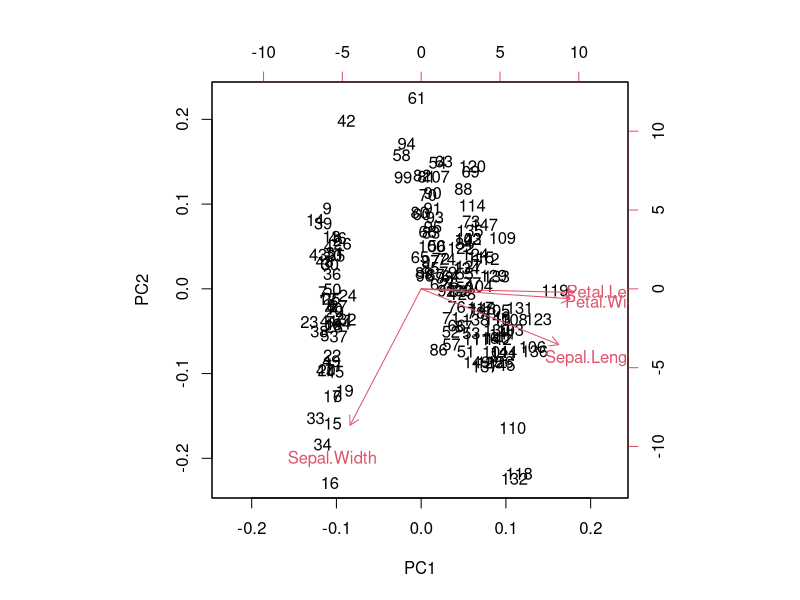
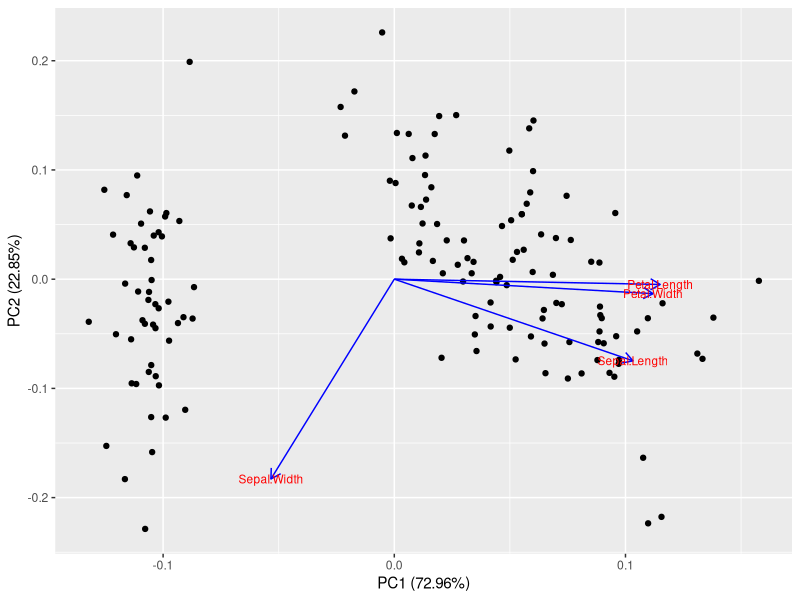
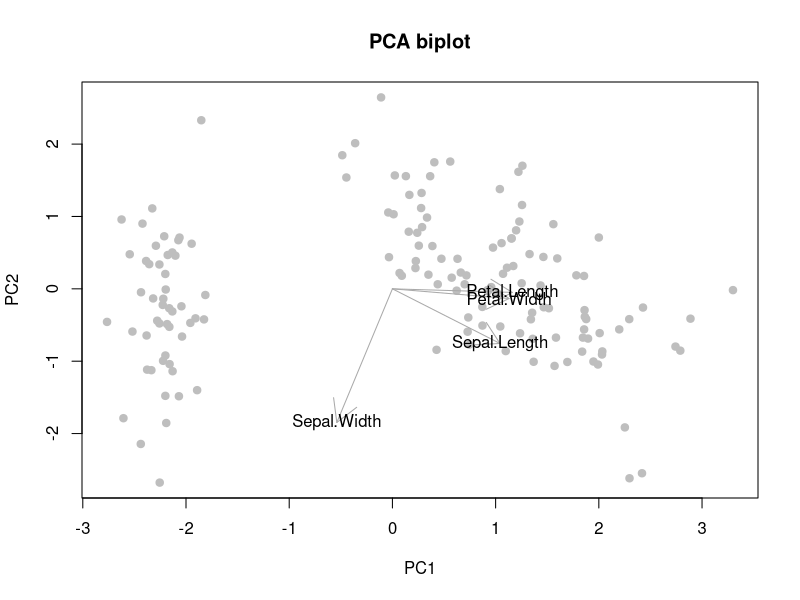

The R script that drew these images, in order:
# Project:   quarto-website
# Objective: Build and interpret PCA biplots
# Author:    Edoardo Costantini
# Created:   2022-11-22
# Modified:  2022-11-22
# Notes: 

# Set up ----------------------------------------------------------------------

# For better biplots
library(ggfortify)

# Keep the numeric variables
df <- iris[1:4]

# Compute PCs
pca_res <- prcomp(df, scale. = TRUE)

# Generate plot with default biplot function
biplot(pca_res)

# Generate a more readable biplot
autoplot(pca_res,
    data = df,
    loadings = TRUE, loadings.colour = "blue",
    loadings.label = TRUE, loadings.label.size = 3
)

# Build biplot yourself -------------------------------------------------------

# Extract component scores
T <- pca_res$x

# Define the index of PCs to plot
PC_a <- 1
PC_b <- 2

# Plot PC scores
plot(
    x = T[, PC_a], 
    y = T[, PC_b],
    xlab = paste0("PC", PC_a),
    ylab = paste0("PC", PC_b),
    main = "PCA biplot",
    col = "gray",
    pch = 19 # solid circle
)

# Extract loadings
V <- pca_res$rotation

# Count how many variables have been used to compute the PC scores
p <- ncol(df)

# Define a scaling factor for loading arrows
sf <- 2

# Add arrows from 0 to loading on the selected PCs (scaled up)
arrows(
    x0 = rep(0, p), 
    y0 = rep(0, p),
    x1 = V[, PC_a] * sf, 
    y1 = V[, PC_b] * sf,
    col = "darkgray"
)

# Add names of variables per arrow
text(x = V[, PC_a] * sf, y = V[, PC_b] * sf, labels = rownames(V))
